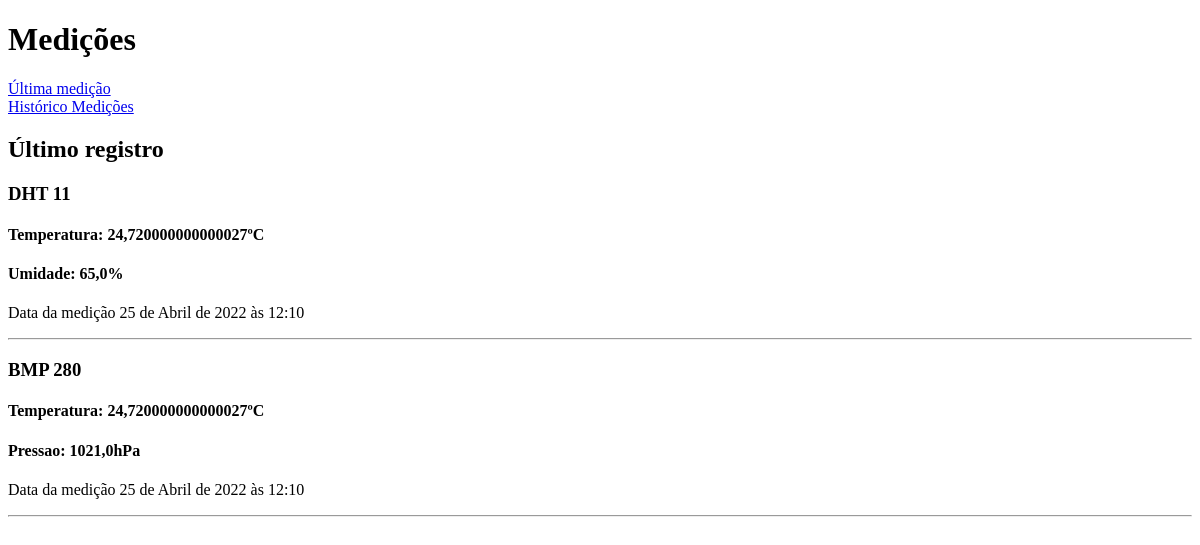
Before: / with the older database file.
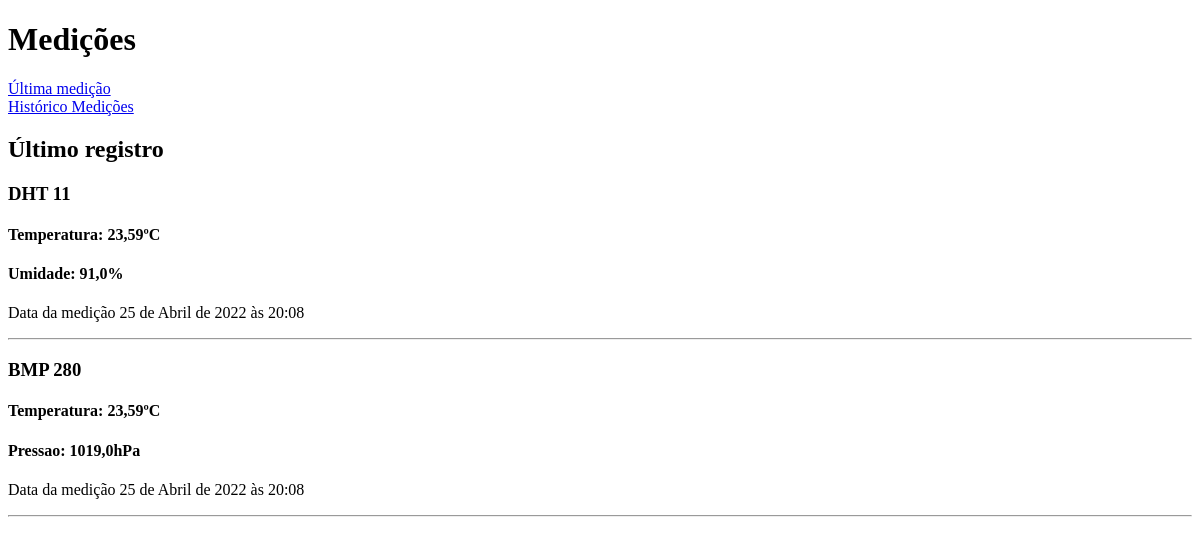
After: the same page with the newer database file.
### sensores/models.py (models this page shows)
class Dht11(models.Model):
    temperatura = models.FloatField() #ºC
    umidade = models.FloatField() #%
    created_at = models.DateTimeField(auto_now_add=True)
    updated_at = models.DateTimeField(auto_now=True)
    class Meta():
        ordering = ("-created_at",)

class Bmp280(models.Model):
    temperatura = models.FloatField() #ºC
    pressao = models.FloatField() #hPa
    created_at = models.DateTimeField(auto_now_add=True)
    updated_at = models.DateTimeField(auto_now=True)
    class Meta():
        ordering = ("-created_at",)

### sensores/views.py (the view)
# urls.py: path("", views.ultimoRetorno, name="indexList"),
def ultimoRetorno(request):
    dht11 = Dht11.objects.order_by('-created_at').first()
    bmp280 = Bmp280.objects.order_by('-created_at').first()
    return render(request, 'sensores/ultimo_retorno.html', {'dht11': dht11, 'bmp280': bmp280})

### sensores/templates/sensores/ultimo_retorno.html (shortened to what this page needs)
{% extends 'sensores/base.html' %}
{% block content %}
    <h2>Último registro</h2>
    <h3>DHT 11</h3>
        <article>
            <h4> Temperatura: {{ dht11.temperatura }}ºC </h4>
            <h4> Umidade: {{ dht11.umidade }}% </h4>
            <p class="date">
                Data da medição {{ dht11.created_at }}
            </p>
            <hr>
        </article>
    <h3>BMP 280</h3>
        <article>
            <h4> Temperatura: {{ bmp280.temperatura }}ºC </h4>
            <h4> Pressao: {{ bmp280.pressao }}hPa </h4>
            <p class="date">
                Data da medição {{ bmp280.created_at }}
            </p>
            <hr>
        </article>
{% endblock %}

### sensores/templates/sensores/base.html (shortened to what this page needs)
<!DOCTYPE html>
<html lang="pt-br">
<head>
</head>
<body>
    <header>
        <h1>Medições</h1>
        <nav>
            <a href="/">Última medição</a>
            <br>
            <a href="/historico">Histórico Medições</a>
        </nav>
    </header>
    <main>
        {% block content %}
        {% endblock %}
    </main>
</body>
</html>

Changed rows visible on the page:
no longer on this page (row unchanged): Dht11: temperatura "24,720000000000027", umidade "65,0", created_at "25 de Abril de 2022 às 12:10"
no longer on this page (row unchanged): Bmp280: temperatura "24,720000000000027", pressao "1021,0", created_at "25 de Abril de 2022 às 12:10"
added Dht11: temperatura "23,59", umidade "91,0", created_at "25 de Abril de 2022 às 20:08"
added Bmp280: temperatura "23,59", pressao "1019,0", created_at "25 de Abril de 2022 às 20:08"
